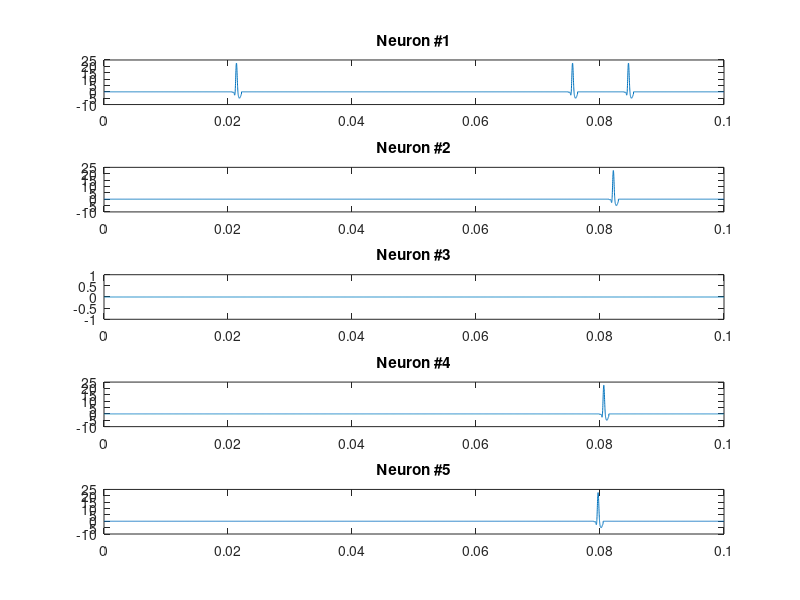
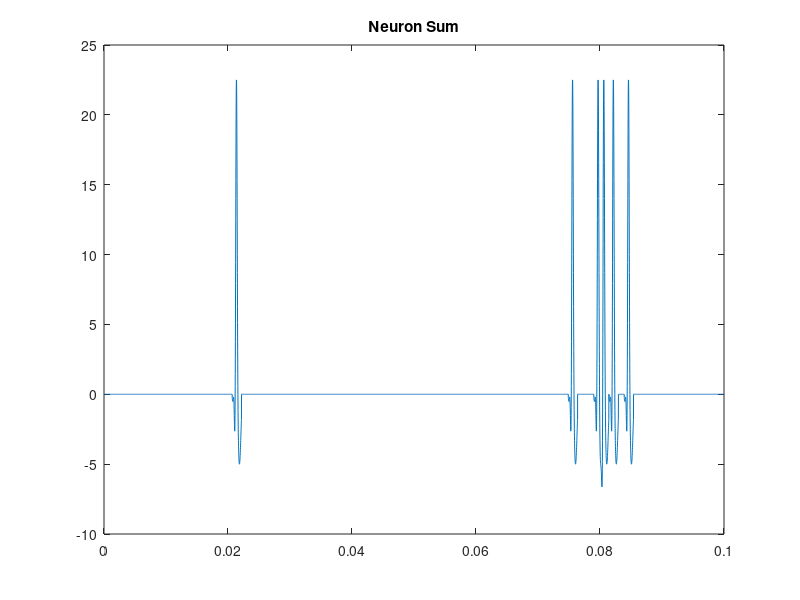

The MATLAB source for these figures, in order:
close all; clear all; clc;
load('neuron2.mat')
load('example_spiking.mat')
global data
data = avg_NEURON(26:175);

dt = 1e-5;  %time step
max_t = 0.1;  %max time for example spiking.mat
% max_t = 2;  %max time for neuron2.mat
tspan = 1e-5:dt:max_t;

% binary firing inputs for each neuron:
neuronCount = 5;
%fire = randi([0 1], neuronCount, length(tspan));  % each neuron = 1 row
fire = spiking;
[r, c] = size(fire);

% summed extracellular potential:
ec = zeros(r, c);
ec_sum = zeros(1, c);
for neuronInd = 1:r                 % for each neuron
    for i = 1:(c - length(data))    % for each time step
        if fire(neuronInd, i) == 1
            ec(neuronInd, i+1:i+length(data)) = ec(neuronInd, i+1:i+length(data))' + data;
            ec_sum(i+1:i+length(data)) = ec_sum(i+1:i+length(data))' + data;
        end
    end
    subplot(neuronCount, 1, neuronInd);
    plot(tspan,ec(neuronInd,:));  
    title(strcat("Neuron #", num2str(neuronInd)));
   
end

figure(2)
plot(tspan, ec_sum);
title('Neuron Sum');

